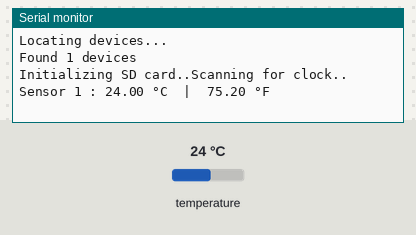
A sketch run on a simulated Arduino Uno, built with avr-gcc and run on an emulated ATmega328P. Parts: the last lines printed to the serial monitor. The test bench sets the inputs (shaded band); at power-on: temperature 24 °C. The local clock reads 2024-03-15 10:24:30 at power-on unless the sketch sets it; storage starts empty.

Above: at 1.6 s.
1.7 s: temperature set to 12 °C
At 3.5 s:
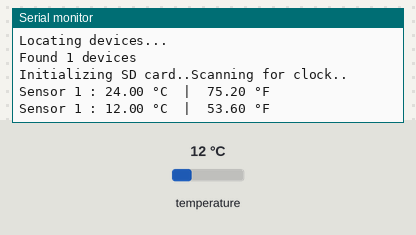
3.8 s: temperature set to 19 °C
At 4.8 s:
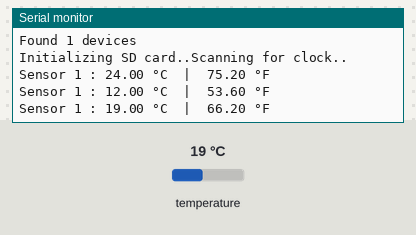
Timing chart, 0 to 6.8 s (numbered marks = the images above; inputs shaded):
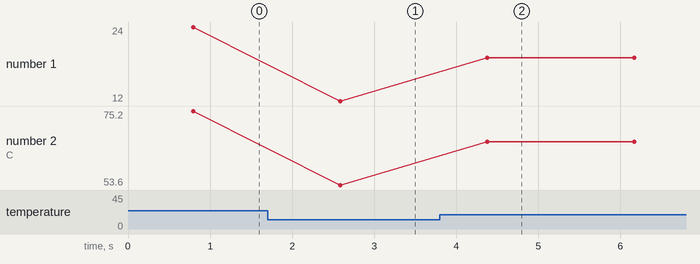

The sketch:

datalogger.ino
```cpp
// Include the required Arduino libraries:
#include "OneWire.h"
#include "DallasTemperature.h"
#include "RTClib.h"
#include "SD.h"
#include "SPI.h"

RTC_PCF8523 rtc;
// Define to which pin of the Arduino the 1-Wire bus is connected:
#define ONE_WIRE_BUS 4
// Create a new instance of the oneWire class to communicate with any OneWire device:
OneWire oneWire(ONE_WIRE_BUS);
// Pass the oneWire reference to DallasTemperature library:
DallasTemperature sensors(&oneWire);

//SD card variables
const int chipSelect = 6;

int deviceCount = 0;
float tempC;
float tempF;

void setup() {
  // Begin serial communication at a baud rate of 9600:
  Serial.begin(9600);
  while(!Serial);
  // Start up the library:
  sensors.begin();

  // Locate the devices on the bus:
  Serial.println("Locating devices...");
  Serial.print("Found ");
  deviceCount = sensors.getDeviceCount();
  Serial.print(deviceCount);
  Serial.println(" devices");

  //SD card Initialization
  Serial.print("Initializing SD card..");
  if (!SD.begin(chipSelect)){
    Serial.println("Card failed, or not present");
    while(1);
  }
  //RTC Initialization
  Serial.println("Scanning for clock..");
  if (! rtc.begin()) {
    Serial.println("Couldn't find RTC");
    Serial.flush();
    while(1) delay(10);
  }
  if (! rtc.initialized() || rtc.lostPower()) {
    Serial.println("RTC is NOT initialized, let's set the time!");
    rtc.adjust(DateTime(2024, 2, 5, 6, 40, 0));
  }
  rtc.start();

}

void loop() {
  // Send the command for all devices on the bus to perform a temperature conversion:
  sensors.requestTemperatures();
  String dataString = "";

  // Open the file for writing at the beginning of the loop
  File dataFile = SD.open("datalog.txt", FILE_WRITE);

  // Check if the file opened successfully
  if (dataFile) {
    // Display temperature from each sensor
    for (int i = 0; i < deviceCount; i++) {
      Serial.print("Sensor ");
      Serial.print(i + 1);
      Serial.print(" : ");
      tempC = sensors.getTempCByIndex(i);
      tempF = sensors.getTempFByIndex(i);
      Serial.print(tempC);
      Serial.print(" \xC2\xB0"); // shows degree symbol
      Serial.print("C  |  ");
      Serial.print(tempF);
      Serial.print(" \xC2\xB0"); // shows degree symbol
      Serial.println("F");

      // Construct the data entry string
      String entry = "S_" + String(i+1) + ", " + String(tempC) + " \xC2\xB0" + "C, " + getTimeString();

      // Append the entry to the data string
      dataString += entry;
    }

    // Write the complete data string to the file
    dataFile.println(dataString);

    // Close the file at the end of the loop
    dataFile.close();
  } else {
    Serial.println("error opening datalog.txt");
  }

  // Delay at the end of the loop
  delay(1000);
}


String getTimeString() {
  DateTime now = rtc.now();
  String dateString = String(now.month(), DEC) + "/" + String(now.day(), DEC) + "/" + String(now.year(), DEC);
  String timeString = String(now.hour(), DEC) + ":" + String(now.minute(), DEC) + ":" + String(now.second(), DEC);
  return dateString + " " + timeString + "\n";
}
```

Measured:
- after the input at 1.7 s, the serial monitor: prints a new line after 0.89 s (image 1)
- after the input at 3.8 s, the serial monitor: prints a new line after 0.58 s (image 2)
- plotted number 1: 24 → 12 after the input at 1.7 s, 12 → 19 after the input at 3.8 s
- plotted number 2: 75.2 → 53.6 after the input at 1.7 s, 53.6 → 66.2 after the input at 3.8 s
